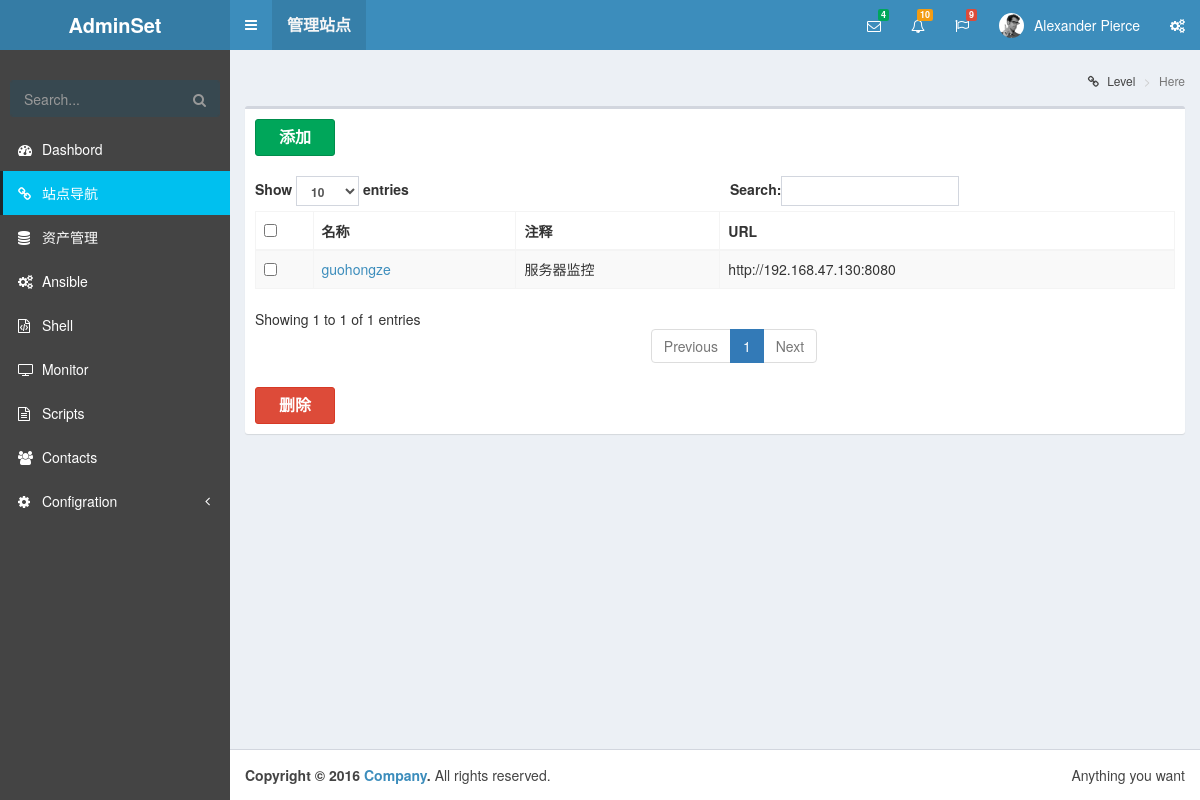
The app's page /navi/manage/, older data.
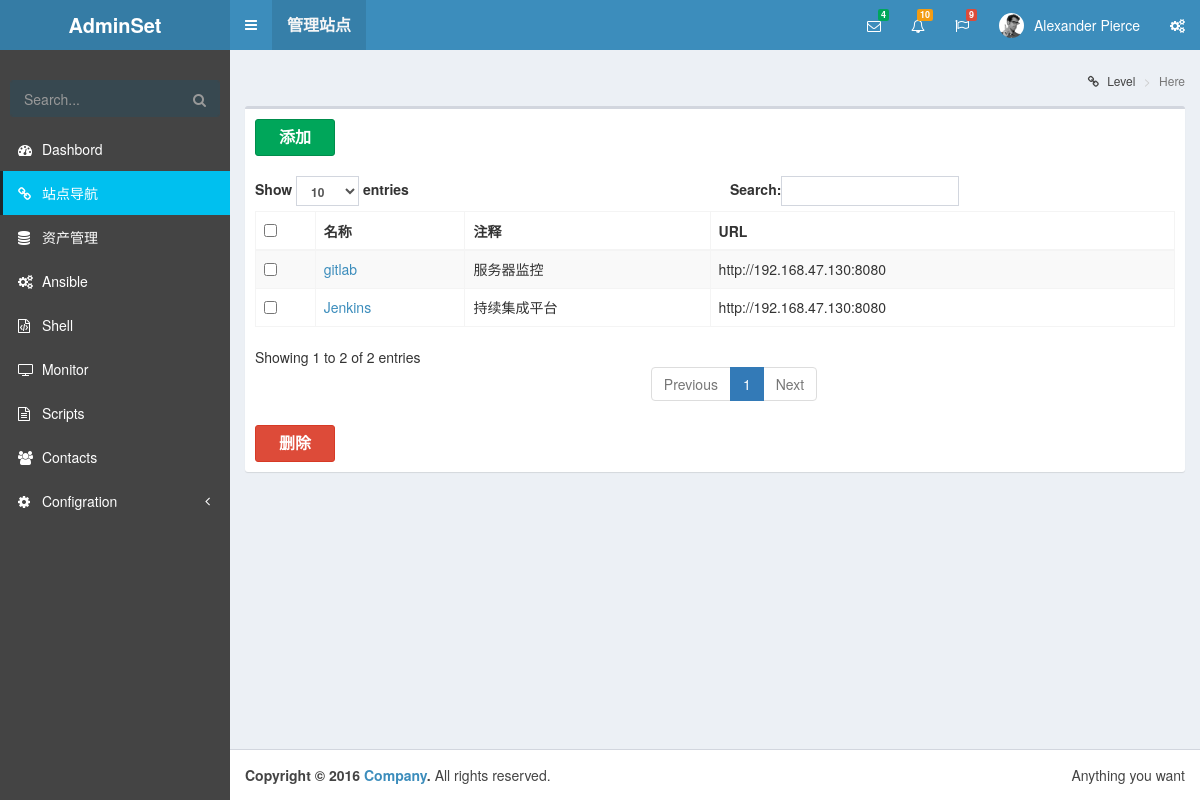
The same page, newer data.
### navi/models.py (models this page shows, shortened)
class navi(models.Model):
    name = models.CharField(u"名称",max_length=50)
    description = models.CharField(u"描述",max_length=50)
    url = models.URLField(u"网址")

### navi/views.py (the view)
def manage(request):
    temp_name = "navi/navi-header.html"
    allnavi = navi.objects.all()
    return render_to_response("navi/manage.html", locals())

### templates/navi/manage.html (shortened to what this page needs)
{% extends 'base.html' %}
{% block content %}
<div class="content-wrapper">
    <section class="content-header">
      <h1>
      </h1>
      <ol class="breadcrumb">
        <li><a href="#"><i class="fa fa-link"></i> Level</a></li>
        <li class="active">Here</li>
      </ol>
    </section>
    <section class="content">
        <form action="{% url 'delete' %}" method="post">
            <div class="box">
                <div class="box-header">
                  <div class="btn-group">
						 <a href="{% url 'add' %}"><li class="btn btn-success" style="width: 60pt;font-size: medium" ><b>添加</b></li></a>
                  </div>
                </div>
                <div class="box-body">
                  <table class="table table-striped table-bordered" id="dataform">
                      <thead>
                        <tr>
                            <th>
                                <input type="checkbox" onclick="checkAll(this, 'item1');" />
                            </th>
                                    <th>名称</th>
                                    <th>注释</th>
                                    <th>URL</th>
                                </tr>
                            </thead>
                            <tbody>
                                {% if allnavi %}
                                {% for navi in allnavi %}
                                    <tr class="even gradeA">
                                        <td><input type="checkbox" id="u_id" class="item1" value="{{ navi.id }}" name="navi_check" /></td>
                                        <td><a href="#"><li style="list-style-type:none" onclick="return tanchu(this.value)" value="{{ navi.id }}">{{ navi.name }}</li></a></td>
                                        <td>{{ navi.description }}</td>
                                        <td>{{ navi.url }}</td>
                                    </tr>
                                {% endfor %}
                                {% else %}
                                    <p>No Item are available.</p>
                                {% endif %}
                            </tbody>
                  </table>
                <div class="btn-group">
						 <button class="btn btn-danger" style="width: 60pt;font-size: medium" onclick="return checkSubmit()"><b>删除</b></button>
                  </div>
                </div>
            </div>
        </form>
    </section>
      </div>
{% endblock %}

### templates/base.html (shortened to what this page needs)
<!DOCTYPE html>
<html>
<head>
    {% include 'link_css.html' %}
</head>
<body class="hold-transition skin-blue sidebar-mini">
<div class="wrapper">
  {% include temp_name %}
  {% include 'main-sidebar.html' %}
    {% block content %}{% endblock %}
  {% include 'footer.html' %}
</div>
</body>
</html>

### templates/link_css.html
  <link rel="stylesheet" href="/static/bootstrap/css/bootstrap.min.css">
  <link rel="stylesheet" href="/static/font-awesome/css/font-awesome.min.css">
  <link rel="stylesheet" href="/static/ionicons/css/ionicons.min.css">
  <link rel="stylesheet" href="/static/dist/css/AdminLTE.min.css">
  <link rel="stylesheet" href="/static/dist/css/skins/skin-blue.css">

### templates/navi/navi-header.html (shortened to what this page needs)
<header class="main-header">
    <a href="{% url 'index' %}" class="logo">
      <span class="logo-lg"><b>AdminSet</b></span>
    </a>
    <nav class="navbar navbar-static-top" role="navigation">
      <a href="#" class="sidebar-toggle" data-toggle="offcanvas" role="button">
      </a>
        <div class="collapse navbar-collapse pull-left" id="navbar-collapse">
          <ul class="nav navbar-nav">
            <li style="font-size: medium"><a href="{% url 'manage' %}"><b>管理站点</b></a></li>
          </ul>
        </div>
      <div class="navbar-custom-menu">
        <ul class="nav navbar-nav">
          <li class="dropdown messages-menu">
            <a href="#" class="dropdown-toggle" data-toggle="dropdown">
              <i class="fa fa-envelope-o"></i>
              <span class="label label-success">4</span>
            </a>
          </li>
          <li class="dropdown notifications-menu">
            <a href="#" class="dropdown-toggle" data-toggle="dropdown">
              <i class="fa fa-bell-o"></i>
              <span class="label label-warning">10</span>
            </a>
          </li>
          <li class="dropdown tasks-menu">
            <a href="#" class="dropdown-toggle" data-toggle="dropdown">
              <i class="fa fa-flag-o"></i>
              <span class="label label-danger">9</span>
            </a>
          </li>
          <li class="dropdown user user-menu">
            <a href="#" class="dropdown-toggle" data-toggle="dropdown">
              <img src="/static/dist/img/user2-160x160.jpg" class="user-image" alt="User Image">
              <span class="hidden-xs">Alexander Pierce</span>
            </a>
          </li>
          <li>
            <a href="#" data-toggle="control-sidebar"><i class="fa fa-gears"></i></a>
          </li>
        </ul>
      </div>
    </nav>
  </header>

### templates/main-sidebar.html (shortened to what this page needs)
<aside class="main-sidebar">
    <section class="sidebar">
      <div class="user-panel">
      </div>
      <form action="#" method="get" class="sidebar-form">
        <div class="input-group">
          <input type="text" name="q" class="form-control" placeholder="Search...">
              <span class="input-group-btn">
                <button type="submit" name="search" id="search-btn" class="btn btn-flat"><i class="fa fa-search"></i>
                </button>
              </span>
        </div>
      </form>
      <ul class="sidebar-menu" id="sidebar-menu">
        <li><a href="{% url 'index' %}"><i class="fa fa-dashboard"></i> <span>Dashbord</span></a></li>
        <li><a href="{% url 'navi' %}"><i class="fa fa-link"></i> <span>站点导航</span></a></li>
        <li><a href="{% url 'cmdb' %}"><i class="fa fa-database"></i> <span>资产管理</span></a></li>
        <li><a href="#"><i class="fa fa-cogs"></i> <span>Ansible</span></a></li>
        <li><a href="#"><i class="fa fa-file-code-o"></i> <span>Shell</span></a></li>
        <li><a href="#"><i class="fa fa-television"></i> <span>Monitor</span></a></li>
        <li><a href="#"><i class="fa fa-file-text-o"></i> <span>Scripts</span></a></li>
        <li><a href="#"><i class="fa fa-users"></i> <span>Contacts</span></a></li>
        <li class="treeview">
          <a href="#"><i class="fa fa-cog"></i> <span>Configration</span>
            <span class="pull-right-container">
              <i class="fa fa-angle-left pull-right"></i>
            </span>
          </a>
        </li>
      </ul>
    </section>
  </aside>

### templates/footer.html
<footer class="main-footer">
    <div class="pull-right hidden-xs">
      Anything you want
    </div>
    <strong>Copyright &copy; 2016 <a href="#">Company</a>.</strong> All rights reserved.
  </footer>

Row changes from the older to the newer data that the page shows:
removed navi: {{ navi.id }} 21 (drawn), name "guohongze", description "服务器监控", url "http://192.168.47.130:8080"
added navi: {{ navi.id }} 23 (drawn), name "gitlab", description "服务器监控", url "http://192.168.47.130:8080"
added navi: {{ navi.id }} 24 (drawn), name "Jenkins", description "持续集成平台", url "http://192.168.47.130:8080"
Text that changed along with them:
text written by a page script: "Show entries Search: Showing 1 to 1 of 1 entries Previous 1 Next" → "Show entries Search: Showing 1 to 2 of 2 entries Previous 1 Next"
